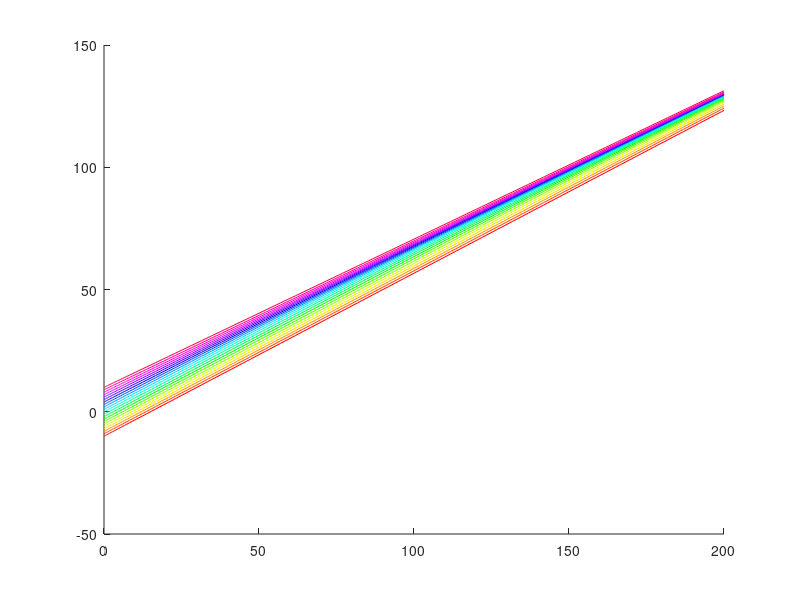

Source code (MATLAB):
% An example showing how to solve multiple characteristics for problem of interest.

close all
clear all

s = 5.0;
v = 0.61;

f = inline('1/(1.5 + 0.15*exp(-(x-v*t-10)^2/s^2))');

cc = hsv(21);
figure
hold on
for i=-10:10;
    [t,x] = ode45(@(t,x) f(s,t,v,x),[0 200],i);
    plot(t,x,'color',cc(i+11,:));
end
